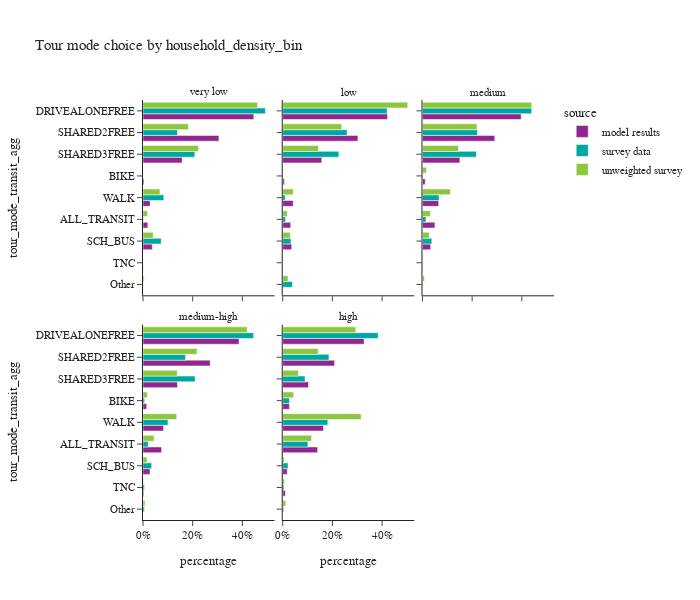
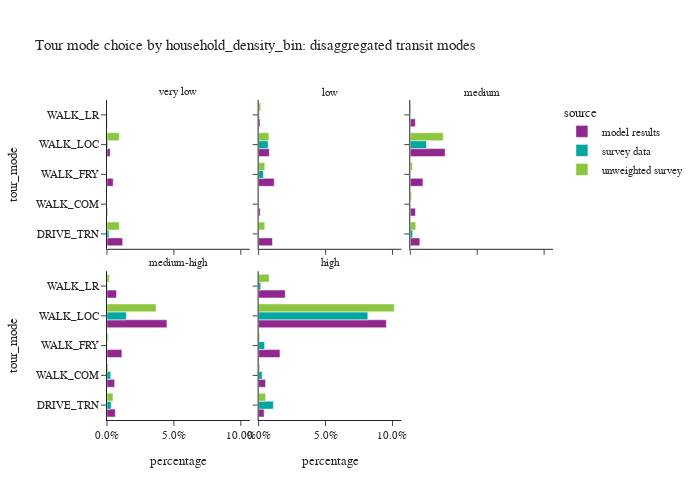

Notebook code cell kept with these figures, in order:
### Code cell
plot_mode_choice(tour_data,'household_density_bin',3,600)
plot_mode_choice_transit(tour_data,'household_density_bin',3,500)

### Figure 1 — Plotly figure (JSON) as saved in the notebook; plotly's stock layout.template omitted (floating-point values rounded to 4 significant figures)
{"data": [{"alignmentgroup": "True", "hovertemplate": "source=model results<br>household_density_bin=very low<br>percentage=%{x}<br>tour_mode_transit_agg=%{y}<extra></extra>", "legendgroup": "model results", "marker": {"color": "#91268F", "pattern": {"shape": ""}}, "name": "model results", "offsetgroup": "model results", "orientation": "h", "showlegend": true, "textposition": "auto", "type": "bar", "x": [0.01946, 0.004066, 0.4461, 0, 0.03766, 0.3057, 0.1576, 0.0006832, 0.02873], "xaxis": "x4", "y": ["ALL_TRANSIT", "BIKE", "DRIVEALONEFREE", "Other", "SCH_BUS", "SHARED2FREE", "SHARED3FREE", "TNC", "WALK"], "yaxis": "y4"}, {"alignmentgroup": "True", "hovertemplate": "source=model results<br>household_density_bin=low<br>percentage=%{x}<br>tour_mode_transit_agg=%{y}<extra></extra>", "legendgroup": "model results", "marker": {"color": "#91268F", "pattern": {"shape": ""}}, "name": "model results", "offsetgroup": "model results", "orientation": "h", "showlegend": false, "textposition": "auto", "type": "bar", "x": [0.03219, 0.006652, 0.422, 0, 0.03608, 0.3027, 0.157, 0.001075, 0.0423], "xaxis": "x5", "y": ["ALL_TRANSIT", "BIKE", "DRIVEALONEFREE", "Other", "SCH_BUS", "SHARED2FREE", "SHARED3FREE", "TNC", "WALK"], "yaxis": "y5"}, {"alignmentgroup": "True", "hovertemplate": "source=model results<br>household_density_bin=medium<br>percentage=%{x}<br>tour_mode_transit_agg=%{y}<extra></extra>", "legendgroup": "model results", "marker": {"color": "#91268F", "pattern": {"shape": ""}}, "name": "model results", "offsetgroup": "model results", "orientation": "h", "showlegend": false, "textposition": "auto", "type": "bar", "x": [0.05029, 0.01095, 0.3974, 0, 0.03294, 0.2909, 0.1504, 0.001987, 0.06504], "xaxis": "x6", "y": ["ALL_TRANSIT", "BIKE", "DRIVEALONEFREE", "Other", "SCH_BUS", "SHARED2FREE", "SHARED3FREE", "TNC", "WALK"], "yaxis": "y6"}, {"alignmentgroup": "True", "hovertemplate": "source=model results<br>household_density_bin=medium-high<br>percentage=%{x}<br>tour_mode_transit_agg=%{y}<extra></extra>", "legendgroup": "model results", "marker": {"color": "#91268F", "pattern": {"shape": ""}}, "name": "model results", "offsetgroup": "model results", "orientation": "h", "showlegend": false, "textposition": "auto", "type": "bar", "x": [0.07493, 0.01487, 0.3865, 0, 0.02828, 0.2706, 0.1386, 0.00331, 0.08281], "xaxis": "x", "y": ["ALL_TRANSIT", "BIKE", "DRIVEALONEFREE", "Other", "SCH_BUS", "SHARED2FREE", "SHARED3FREE", "TNC", "WALK"], "yaxis": "y"}, {"alignmentgroup": "True", "hovertemplate": "source=model results<br>household_density_bin=high<br>percentage=%{x}<br>tour_mode_transit_agg=%{y}<extra></extra>", "legendgroup": "model results", "marker": {"color": "#91268F", "pattern": {"shape": ""}}, "name": "model results", "offsetgroup": "model results", "orientation": "h", "showlegend": false, "textposition": "auto", "type": "bar", "x": [0.1404, 0.02693, 0.3276, 0, 0.01809, 0.2087, 0.1038, 0.01045, 0.1639], "xaxis": "x2", "y": ["ALL_TRANSIT", "BIKE", "DRIVEALONEFREE", "Other", "SCH_BUS", "SHARED2FREE", "SHARED3FREE", "TNC", "WALK"], "yaxis": "y2"}, {"alignmentgroup": "True", "hovertemplate": "source=survey data<br>household_density_bin=very low<br>percentage=%{x}<br>tour_mode_transit_agg=%{y}<extra></extra>", "legendgroup": "survey data", "marker": {"color": "#00A7A0", "pattern": {"shape": ""}}, "name": "survey data", "offsetgroup": "survey data", "orientation": "h", "showlegend": true, "textposition": "auto", "type": "bar", "x": [0.002104, 0, 0.4929, 0.0006926, 0.07339, 0.1385, 0.2087, 0, 0.08368], "xaxis": "x4", "y": ["ALL_TRANSIT", "BIKE", "DRIVEALONEFREE", "Other", "SCH_BUS", "SHARED2FREE", "SHARED3FREE", "TNC", "WALK"], "yaxis": "y4"}, {"alignmentgroup": "True", "hovertemplate": "source=survey data<br>household_density_bin=low<br>percentage=%{x}<br>tour_mode_transit_agg=%{y}<extra></extra>", "legendgroup": "survey data", "marker": {"color": "#00A7A0", "pattern": {"shape": ""}}, "name": "survey data", "offsetgroup": "survey data", "orientation": "h", "showlegend": false, "textposition": "auto", "type": "bar", "x": [0.01151, 2.253e-05, 0.4205, 0.03902, 0.03302, 0.2593, 0.226, 0.0005751, 0.01013], "xaxis": "x5", "y": ["ALL_TRANSIT", "BIKE", "DRIVEALONEFREE", "Other", "SCH_BUS", "SHARED2FREE", "SHARED3FREE", "TNC", "WALK"], "yaxis": "y5"}, {"alignmentgroup": "True", "hovertemplate": "source=survey data<br>household_density_bin=medium<br>percentage=%{x}<br>tour_mode_transit_agg=%{y}<extra></extra>", "legendgroup": "survey data", "marker": {"color": "#00A7A0", "pattern": {"shape": ""}}, "name": "survey data", "offsetgroup": "survey data", "orientation": "h", "showlegend": false, "textposition": "auto", "type": "bar", "x": [0.01408, 0.001377, 0.4398, 0.001186, 0.03754, 0.2211, 0.2172, 0.001195, 0.06656], "xaxis": "x6", "y": ["ALL_TRANSIT", "BIKE", "DRIVEALONEFREE", "Other", "SCH_BUS", "SHARED2FREE", "SHARED3FREE", "TNC", "WALK"], "yaxis": "y6"}, {"alignmentgroup": "True", "hovertemplate": "source=survey data<br>household_density_bin=medium-high<br>percentage=%{x}<br>tour_mode_transit_agg=%{y}<extra></extra>", "legendgroup": "survey data", "marker": {"color": "#00A7A0", "pattern": {"shape": ""}}, "name": "survey data", "offsetgroup": "survey data", "orientation": "h", "showlegend": false, "textposition": "auto", "type": "bar", "x": [0.02095, 0.006487, 0.4451, 0.005613, 0.03472, 0.1714, 0.2098, 0.005459, 0.1005], "xaxis": "x", "y": ["ALL_TRANSIT", "BIKE", "DRIVEALONEFREE", "Other", "SCH_BUS", "SHARED2FREE", "SHARED3FREE", "TNC", "WALK"], "yaxis": "y"}, {"alignmentgroup": "True", "hovertemplate": "source=survey data<br>household_density_bin=high<br>percentage=%{x}<br>tour_mode_transit_agg=%{y}<extra></extra>", "legendgroup": "survey data", "marker": {"color": "#00A7A0", "pattern": {"shape": ""}}, "name": "survey data", "offsetgroup": "survey data", "orientation": "h", "showlegend": false, "textposition": "auto", "type": "bar", "x": [0.1012, 0.02716, 0.3842, 0.003926, 0.02142, 0.186, 0.08983, 0.004846, 0.1814], "xaxis": "x2", "y": ["ALL_TRANSIT", "BIKE", "DRIVEALONEFREE", "Other", "SCH_BUS", "SHARED2FREE", "SHARED3FREE", "TNC", "WALK"], "yaxis": "y2"}, {"alignmentgroup": "True", "hovertemplate": "source=unweighted survey<br>household_density_bin=very low<br>percentage=%{x}<br>tour_mode_transit_agg=%{y}<extra></extra>", "legendgroup": "unweighted survey", "marker": {"color": "#8CC63E", "pattern": {"shape": ""}}, "name": "unweighted survey", "offsetgroup": "unweighted survey", "orientation": "h", "showlegend": true, "textposition": "auto", "type": "bar", "x": [0.01826, 0, 0.4612, 0.004566, 0.0411, 0.1826, 0.2237, 0, 0.06849], "xaxis": "x4", "y": ["ALL_TRANSIT", "BIKE", "DRIVEALONEFREE", "Other", "SCH_BUS", "SHARED2FREE", "SHARED3FREE", "TNC", "WALK"], "yaxis": "y4"}, {"alignmentgroup": "True", "hovertemplate": "source=unweighted survey<br>household_density_bin=low<br>percentage=%{x}<br>tour_mode_transit_agg=%{y}<extra></extra>", "legendgroup": "unweighted survey", "marker": {"color": "#8CC63E", "pattern": {"shape": ""}}, "name": "unweighted survey", "offsetgroup": "unweighted survey", "orientation": "h", "showlegend": false, "textposition": "auto", "type": "bar", "x": [0.01835, 0.001529, 0.5031, 0.02141, 0.03058, 0.237, 0.1437, 0.001529, 0.04281], "xaxis": "x5", "y": ["ALL_TRANSIT", "BIKE", "DRIVEALONEFREE", "Other", "SCH_BUS", "SHARED2FREE", "SHARED3FREE", "TNC", "WALK"], "yaxis": "y5"}, {"alignmentgroup": "True", "hovertemplate": "source=unweighted survey<br>household_density_bin=medium<br>percentage=%{x}<br>tour_mode_transit_agg=%{y}<extra></extra>", "legendgroup": "unweighted survey", "marker": {"color": "#8CC63E", "pattern": {"shape": ""}}, "name": "unweighted survey", "offsetgroup": "unweighted survey", "orientation": "h", "showlegend": false, "textposition": "auto", "type": "bar", "x": [0.03176, 0.01588, 0.4395, 0.007684, 0.02664, 0.2193, 0.1445, 0.002561, 0.1122], "xaxis": "x6", "y": ["ALL_TRANSIT", "BIKE", "DRIVEALONEFREE", "Other", "SCH_BUS", "SHARED2FREE", "SHARED3FREE", "TNC", "WALK"], "yaxis": "y6"}, {"alignmentgroup": "True", "hovertemplate": "source=unweighted survey<br>household_density_bin=medium-high<br>percentage=%{x}<br>tour_mode_transit_agg=%{y}<extra></extra>", "legendgroup": "unweighted survey", "marker": {"color": "#8CC63E", "pattern": {"shape": ""}}, "name": "unweighted survey", "offsetgroup": "unweighted survey", "orientation": "h", "showlegend": false, "textposition": "auto", "type": "bar", "x": [0.04468, 0.01743, 0.4196, 0.008043, 0.01609, 0.2176, 0.1381, 0.002681, 0.1358], "xaxis": "x", "y": ["ALL_TRANSIT", "BIKE", "DRIVEALONEFREE", "Other", "SCH_BUS", "SHARED2FREE", "SHARED3FREE", "TNC", "WALK"], "yaxis": "y"}, {"alignmentgroup": "True", "hovertemplate": "source=unweighted survey<br>household_density_bin=high<br>percentage=%{x}<br>tour_mode_transit_agg=%{y}<extra></extra>", "legendgroup": "unweighted survey", "marker": {"color": "#8CC63E", "pattern": {"shape": ""}}, "name": "unweighted survey", "offsetgroup": "unweighted survey", "orientation": "h", "showlegend": false, "textposition": "auto", "type": "bar", "x": [0.116, 0.04363, 0.2941, 0.01215, 0.005476, 0.1431, 0.06314, 0.007016, 0.3154], "xaxis": "x2", "y": ["ALL_TRANSIT", "BIKE", "DRIVEALONEFREE", "Other", "SCH_BUS", "SHARED2FREE", "SHARED3FREE", "TNC", "WALK"], "yaxis": "y2"}], "layout": {"annotations": [{"font": {}, "showarrow": false, "text": "medium-high", "x": 0.16, "xanchor": "center", "xref": "paper", "y": 0.465, "yanchor": "bottom", "yref": "paper"}, {"font": {}, "showarrow": false, "text": "high", "x": 0.5, "xanchor": "center", "xref": "paper", "y": 0.465, "yanchor": "bottom", "yref": "paper"}, {"font": {}, "showarrow": false, "text": "very low", "x": 0.16, "xanchor": "center", "xref": "paper", "y": 1.0, "yanchor": "bottom", "yref": "paper"}, {"font": {}, "showarrow": false, "text": "low", "x": 0.5, "xanchor": "center", "xref": "paper", "y": 1.0, "yanchor": "bottom", "yref": "paper"}, {"font": {}, "showarrow": false, "text": "medium", "x": 0.84, "xanchor": "center", "xref": "paper", "y": 1.0, "yanchor": "bottom", "yref": "paper"}], "barmode": "group", "height": 600, "legend": {"title": {"text": "source"}, "tracegroupgap": 0}, "title": {"text": "Tour mode choice by household_density_bin"}, "width": 700, "xaxis": {"anchor": "y", "domain": [0, 0.32], "tickformat": ".0%", "title": {"text": "percentage"}}, "xaxis2": {"anchor": "y2", "domain": [0.34, 0.66], "matches": "x", "tickformat": ".0%", "title": {"text": "percentage"}}, "xaxis3": {"anchor": "y3", "domain": [0.68, 1.0], "matches": "x", "title": {"text": "percentage"}}, "xaxis4": {"anchor": "y4", "domain": [0, 0.32], "matches": "x", "showticklabels": false}, "xaxis5": {"anchor": "y5", "domain": [0.34, 0.66], "matches": "x", "showticklabels": false}, "xaxis6": {"anchor": "y6", "domain": [0.68, 1.0], "matches": "x", "showticklabels": false}, "yaxis": {"anchor": "x", "categoryarray": ["Other", "TNC", "SCH_BUS", "ALL_TRANSIT", "WALK", "BIKE", "SHARED3FREE", "SHARED2FREE", "DRIVEALONEFREE"], "categoryorder": "array", "domain": [0, 0.465], "title": {"text": "tour_mode_transit_agg"}}, "yaxis2": {"anchor": "x2", "domain": [0, 0.465], "matches": "y", "showticklabels": false}, "yaxis3": {"anchor": "x3", "domain": [0, 0.465], "matches": "y", "showticklabels": false}, "yaxis4": {"anchor": "x4", "categoryarray": ["Other", "TNC", "SCH_BUS", "ALL_TRANSIT", "WALK", "BIKE", "SHARED3FREE", "SHARED2FREE", "DRIVEALONEFREE"], "categoryorder": "array", "domain": [0.535, 1.0], "matches": "y", "title": {"text": "tour_mode_transit_agg"}}, "yaxis5": {"anchor": "x5", "domain": [0.535, 1.0], "matches": "y", "showticklabels": false}, "yaxis6": {"anchor": "x6", "domain": [0.535, 1.0], "matches": "y", "showticklabels": false}}}

### Figure 2 — Plotly figure (JSON) as saved in the notebook; plotly's stock layout.template omitted (floating-point values rounded to 4 significant figures)
{"data": [{"alignmentgroup": "True", "hovertemplate": "source=model results<br>household_density_bin=very low<br>percentage=%{x}<br>tour_mode=%{y}<extra></extra>", "legendgroup": "model results", "marker": {"color": "#91268F", "pattern": {"shape": ""}}, "name": "model results", "offsetgroup": "model results", "orientation": "h", "showlegend": true, "textposition": "auto", "type": "bar", "x": [0.0117, 0.0004573, 0.004633, 0.002391, 0.000281], "xaxis": "x4", "y": ["DRIVE_TRN", "WALK_COM", "WALK_FRY", "WALK_LOC", "WALK_LR"], "yaxis": "y4"}, {"alignmentgroup": "True", "hovertemplate": "source=model results<br>household_density_bin=low<br>percentage=%{x}<br>tour_mode=%{y}<extra></extra>", "legendgroup": "model results", "marker": {"color": "#91268F", "pattern": {"shape": ""}}, "name": "model results", "offsetgroup": "model results", "orientation": "h", "showlegend": false, "textposition": "auto", "type": "bar", "x": [0.01036, 0.001184, 0.01164, 0.007956, 0.00105], "xaxis": "x5", "y": ["DRIVE_TRN", "WALK_COM", "WALK_FRY", "WALK_LOC", "WALK_LR"], "yaxis": "y5"}, {"alignmentgroup": "True", "hovertemplate": "source=model results<br>household_density_bin=medium<br>percentage=%{x}<br>tour_mode=%{y}<extra></extra>", "legendgroup": "model results", "marker": {"color": "#91268F", "pattern": {"shape": ""}}, "name": "model results", "offsetgroup": "model results", "orientation": "h", "showlegend": false, "textposition": "auto", "type": "bar", "x": [0.007145, 0.003884, 0.009455, 0.02602, 0.003779], "xaxis": "x6", "y": ["DRIVE_TRN", "WALK_COM", "WALK_FRY", "WALK_LOC", "WALK_LR"], "yaxis": "y6"}, {"alignmentgroup": "True", "hovertemplate": "source=model results<br>household_density_bin=medium-high<br>percentage=%{x}<br>tour_mode=%{y}<extra></extra>", "legendgroup": "model results", "marker": {"color": "#91268F", "pattern": {"shape": ""}}, "name": "model results", "offsetgroup": "model results", "orientation": "h", "showlegend": false, "textposition": "auto", "type": "bar", "x": [0.006231, 0.005718, 0.01113, 0.04478, 0.007075], "xaxis": "x", "y": ["DRIVE_TRN", "WALK_COM", "WALK_FRY", "WALK_LOC", "WALK_LR"], "yaxis": "y"}, {"alignmentgroup": "True", "hovertemplate": "source=model results<br>household_density_bin=high<br>percentage=%{x}<br>tour_mode=%{y}<extra></extra>", "legendgroup": "model results", "marker": {"color": "#91268F", "pattern": {"shape": ""}}, "name": "model results", "offsetgroup": "model results", "orientation": "h", "showlegend": false, "textposition": "auto", "type": "bar", "x": [0.004066, 0.005151, 0.01594, 0.09539, 0.01989], "xaxis": "x2", "y": ["DRIVE_TRN", "WALK_COM", "WALK_FRY", "WALK_LOC", "WALK_LR"], "yaxis": "y2"}, {"alignmentgroup": "True", "hovertemplate": "source=survey data<br>household_density_bin=very low<br>percentage=%{x}<br>tour_mode=%{y}<extra></extra>", "legendgroup": "survey data", "marker": {"color": "#00A7A0", "pattern": {"shape": ""}}, "name": "survey data", "offsetgroup": "survey data", "orientation": "h", "showlegend": true, "textposition": "auto", "type": "bar", "x": [0.001442, 0, 0, 0.0006622, 0], "xaxis": "x4", "y": ["DRIVE_TRN", "WALK_COM", "WALK_FRY", "WALK_LOC", "WALK_LR"], "yaxis": "y4"}, {"alignmentgroup": "True", "hovertemplate": "source=survey data<br>household_density_bin=low<br>percentage=%{x}<br>tour_mode=%{y}<extra></extra>", "legendgroup": "survey data", "marker": {"color": "#00A7A0", "pattern": {"shape": ""}}, "name": "survey data", "offsetgroup": "survey data", "orientation": "h", "showlegend": false, "textposition": "auto", "type": "bar", "x": [0.0003308, 0, 0.003577, 0.007111, 0.0004921], "xaxis": "x5", "y": ["DRIVE_TRN", "WALK_COM", "WALK_FRY", "WALK_LOC", "WALK_LR"], "yaxis": "y5"}, {"alignmentgroup": "True", "hovertemplate": "source=survey data<br>household_density_bin=medium<br>percentage=%{x}<br>tour_mode=%{y}<extra></extra>", "legendgroup": "survey data", "marker": {"color": "#00A7A0", "pattern": {"shape": ""}}, "name": "survey data", "offsetgroup": "survey data", "orientation": "h", "showlegend": false, "textposition": "auto", "type": "bar", "x": [0.001805, 9.682e-05, 9.532e-05, 0.01208, 0], "xaxis": "x6", "y": ["DRIVE_TRN", "WALK_COM", "WALK_FRY", "WALK_LOC", "WALK_LR"], "yaxis": "y6"}, {"alignmentgroup": "True", "hovertemplate": "source=survey data<br>household_density_bin=medium-high<br>percentage=%{x}<br>tour_mode=%{y}<extra></extra>", "legendgroup": "survey data", "marker": {"color": "#00A7A0", "pattern": {"shape": ""}}, "name": "survey data", "offsetgroup": "survey data", "orientation": "h", "showlegend": false, "textposition": "auto", "type": "bar", "x": [0.003137, 0.002766, 0.0001255, 0.01446, 0.0004591], "xaxis": "x", "y": ["DRIVE_TRN", "WALK_COM", "WALK_FRY", "WALK_LOC", "WALK_LR"], "yaxis": "y"}, {"alignmentgroup": "True", "hovertemplate": "source=survey data<br>household_density_bin=high<br>percentage=%{x}<br>tour_mode=%{y}<extra></extra>", "legendgroup": "survey data", "marker": {"color": "#00A7A0", "pattern": {"shape": ""}}, "name": "survey data", "offsetgroup": "survey data", "orientation": "h", "showlegend": false, "textposition": "auto", "type": "bar", "x": [0.01102, 0.002596, 0.004455, 0.08156, 0.001592], "xaxis": "x2", "y": ["DRIVE_TRN", "WALK_COM", "WALK_FRY", "WALK_LOC", "WALK_LR"], "yaxis": "y2"}, {"alignmentgroup": "True", "hovertemplate": "source=unweighted survey<br>household_density_bin=very low<br>percentage=%{x}<br>tour_mode=%{y}<extra></extra>", "legendgroup": "unweighted survey", "marker": {"color": "#8CC63E", "pattern": {"shape": ""}}, "name": "unweighted survey", "offsetgroup": "unweighted survey", "orientation": "h", "showlegend": true, "textposition": "auto", "type": "bar", "x": [0.009132, 0, 0, 0.009132, 0], "xaxis": "x4", "y": ["DRIVE_TRN", "WALK_COM", "WALK_FRY", "WALK_LOC", "WALK_LR"], "yaxis": "y4"}, {"alignmentgroup": "True", "hovertemplate": "source=unweighted survey<br>household_density_bin=low<br>percentage=%{x}<br>tour_mode=%{y}<extra></extra>", "legendgroup": "unweighted survey", "marker": {"color": "#8CC63E", "pattern": {"shape": ""}}, "name": "unweighted survey", "offsetgroup": "unweighted survey", "orientation": "h", "showlegend": false, "textposition": "auto", "type": "bar", "x": [0.004587, 0, 0.004587, 0.007645, 0.001529], "xaxis": "x5", "y": ["DRIVE_TRN", "WALK_COM", "WALK_FRY", "WALK_LOC", "WALK_LR"], "yaxis": "y5"}, {"alignmentgroup": "True", "hovertemplate": "source=unweighted survey<br>household_density_bin=medium<br>percentage=%{x}<br>tour_mode=%{y}<extra></extra>", "legendgroup": "unweighted survey", "marker": {"color": "#8CC63E", "pattern": {"shape": ""}}, "name": "unweighted survey", "offsetgroup": "unweighted survey", "orientation": "h", "showlegend": false, "textposition": "auto", "type": "bar", "x": [0.004098, 0.001025, 0.001537, 0.02459, 0.0005123], "xaxis": "x6", "y": ["DRIVE_TRN", "WALK_COM", "WALK_FRY", "WALK_LOC", "WALK_LR"], "yaxis": "y6"}, {"alignmentgroup": "True", "hovertemplate": "source=unweighted survey<br>household_density_bin=medium-high<br>percentage=%{x}<br>tour_mode=%{y}<extra></extra>", "legendgroup": "unweighted survey", "marker": {"color": "#8CC63E", "pattern": {"shape": ""}}, "name": "unweighted survey", "offsetgroup": "unweighted survey", "orientation": "h", "showlegend": false, "textposition": "auto", "type": "bar", "x": [0.004468, 0.0008937, 0.0008937, 0.03664, 0.001787], "xaxis": "x", "y": ["DRIVE_TRN", "WALK_COM", "WALK_FRY", "WALK_LOC", "WALK_LR"], "yaxis": "y"}, {"alignmentgroup": "True", "hovertemplate": "source=unweighted survey<br>household_density_bin=high<br>percentage=%{x}<br>tour_mode=%{y}<extra></extra>", "legendgroup": "unweighted survey", "marker": {"color": "#8CC63E", "pattern": {"shape": ""}}, "name": "unweighted survey", "offsetgroup": "unweighted survey", "orientation": "h", "showlegend": false, "textposition": "auto", "type": "bar", "x": [0.005133, 0.0008556, 0.0008556, 0.1013, 0.007871], "xaxis": "x2", "y": ["DRIVE_TRN", "WALK_COM", "WALK_FRY", "WALK_LOC", "WALK_LR"], "yaxis": "y2"}], "layout": {"annotations": [{"font": {}, "showarrow": false, "text": "medium-high", "x": 0.16, "xanchor": "center", "xref": "paper", "y": 0.465, "yanchor": "bottom", "yref": "paper"}, {"font": {}, "showarrow": false, "text": "high", "x": 0.5, "xanchor": "center", "xref": "paper", "y": 0.465, "yanchor": "bottom", "yref": "paper"}, {"font": {}, "showarrow": false, "text": "very low", "x": 0.16, "xanchor": "center", "xref": "paper", "y": 1.0, "yanchor": "bottom", "yref": "paper"}, {"font": {}, "showarrow": false, "text": "low", "x": 0.5, "xanchor": "center", "xref": "paper", "y": 1.0, "yanchor": "bottom", "yref": "paper"}, {"font": {}, "showarrow": false, "text": "medium", "x": 0.84, "xanchor": "center", "xref": "paper", "y": 1.0, "yanchor": "bottom", "yref": "paper"}], "barmode": "group", "height": 500, "legend": {"title": {"text": "source"}, "tracegroupgap": 0}, "title": {"text": "Tour mode choice by household_density_bin: disaggregated transit modes"}, "width": 700, "xaxis": {"anchor": "y", "domain": [0, 0.32], "tickformat": ".1%", "title": {"text": "percentage"}}, "xaxis2": {"anchor": "y2", "domain": [0.34, 0.66], "matches": "x", "tickformat": ".1%", "title": {"text": "percentage"}}, "xaxis3": {"anchor": "y3", "domain": [0.68, 1.0], "matches": "x", "title": {"text": "percentage"}}, "xaxis4": {"anchor": "y4", "domain": [0, 0.32], "matches": "x", "showticklabels": false}, "xaxis5": {"anchor": "y5", "domain": [0.34, 0.66], "matches": "x", "showticklabels": false}, "xaxis6": {"anchor": "y6", "domain": [0.68, 1.0], "matches": "x", "showticklabels": false}, "yaxis": {"anchor": "x", "domain": [0, 0.465], "title": {"text": "tour_mode"}}, "yaxis2": {"anchor": "x2", "domain": [0, 0.465], "matches": "y", "showticklabels": false}, "yaxis3": {"anchor": "x3", "domain": [0, 0.465], "matches": "y", "showticklabels": false}, "yaxis4": {"anchor": "x4", "domain": [0.535, 1.0], "matches": "y", "title": {"text": "tour_mode"}}, "yaxis5": {"anchor": "x5", "domain": [0.535, 1.0], "matches": "y", "showticklabels": false}, "yaxis6": {"anchor": "x6", "domain": [0.535, 1.0], "matches": "y", "showticklabels": false}}}
